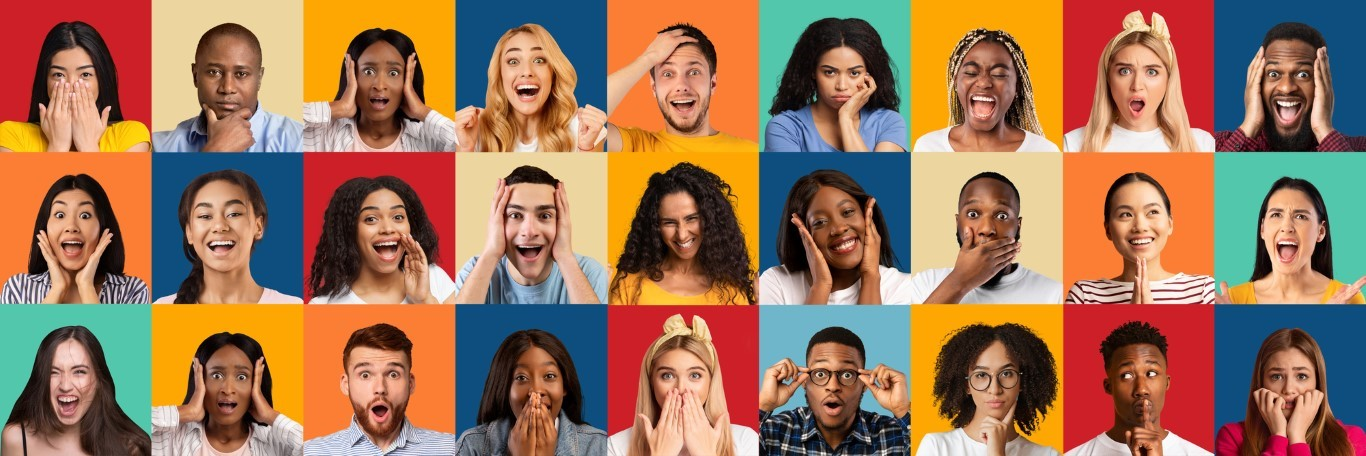
#> input picture adjectives-to-describe-person-1.jpg, 1366 x 456 px
$ python -i core.py   (imports and definitions only)
#> lines starting #> are read from the running program, lines starting #| are printed output that depends on the picture
#> further down, picture is the input picture: shape (456, 1366, 3); mean B, G, R 88.7, 116.2, 156.3
"""Face detection and anonymisation primitives shared by the GUI and CLI."""
from __future__ import annotations

import threading
from dataclasses import dataclass
from pathlib import Path
from typing import Callable, Iterator, Sequence

import cv2
import numpy as np

Box = tuple[int, int, int, int]  # (top, right, bottom, left)

STYLES = ("gaussian", "pixelate", "solid")
IMAGE_EXTS = {".jpg", ".jpeg", ".png", ".bmp", ".webp", ".jfif", ".tif", ".tiff"}
VIDEO_EXTS = {".mp4", ".mov", ".avi", ".mkv", ".webm", ".m4v"}


@dataclass
class BlurSettings:
    style: str = "gaussian"
    strength: int = 60        # 1-100, higher = more anonymous
    padding: float = 0.15     # grow each box by this fraction of its size
    ellipse: bool = True      # blur an oval instead of a rectangle


class FaceDetector:
    """Wraps `face_recognition` (dlib) when available, else OpenCV's Haar cascade."""

    def __init__(self, backend: str = "auto", detect_width: int = 640):
        self.detect_width = detect_width
        self._fr = None
        self._cascade = None
        if backend in ("auto", "dlib"):
            try:
                import face_recognition  # type: ignore

                self._fr = face_recognition
            except ImportError:
                if backend == "dlib":
                    raise
        if self._fr is None:
            if not hasattr(cv2, "CascadeClassifier"):
                raise RuntimeError("No face detector available: install face_recognition, or use opencv-python<5 (OpenCV 5 removed Haar cascades).")
            path = Path(cv2.data.haarcascades) / "haarcascade_frontalface_default.xml"
            self._cascade = cv2.CascadeClassifier(str(path))
            if self._cascade.empty():
                raise RuntimeError(f"Could not load Haar cascade at {path}")

    @property
    def name(self) -> str:
        return "dlib (face_recognition)" if self._fr else "OpenCV Haar cascade"

    def detect(self, bgr: np.ndarray) -> list[Box]:
        h, w = bgr.shape[:2]
#> h = 456; w = 1366
        scale = min(1.0, self.detect_width / max(w, 1))
#> scale = 0.469
        small = cv2.resize(bgr, None, fx=scale, fy=scale, interpolation=cv2.INTER_AREA) if scale < 1 else bgr
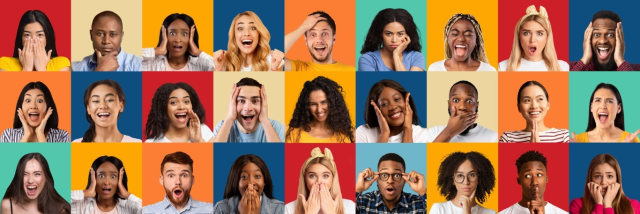
#> small: shape (214, 640, 3); mean B, G, R 88.8, 116.3, 156.3
        if self._fr is not None:
            rgb = np.ascontiguousarray(small[:, :, ::-1])
#> (the run stopped early here; a loop or call above may not have finished)
